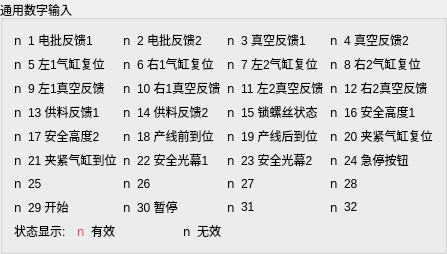
    <widget class="QGroupBox" name="groupBox_5">
     <property name="title">
      <string>通用数字输入</string>
     </property>
     <layout class="QGridLayout" name="gridLayout" columnstretch="0,1,0,1,0,1,0,1">
      <item row="5" column="1">
       <widget class="QLabel" name="label_56">
        <property name="toolTip">
         <string>21</string>
        </property>
        <property name="text">
         <string>21 夹紧气缸到位</string>
        </property>
       </widget>
      </item>
      <item row="3" column="0">
       <widget class="QLabel" name="di12">
        <property name="font">
         <font>
          <family>Webdings</family>
         </font>
        </property>
        <property name="text">
         <string>n</string>
        </property>
       </widget>
      </item>
      <item row="3" column="4">
       <widget class="QLabel" name="di14">
        <property name="font">
         <font>
          <family>Webdings</family>
         </font>
        </property>
        <property name="text">
         <string>n</string>
        </property>
       </widget>
      </item>
      <item row="8" column="0" colspan="4">
       <layout class="QHBoxLayout" name="horizontalLayout_18" stretch="1,0,0,1,0,0">
        <item>
         <widget class="QLabel" name="label_39">
          <property name="text">
           <string>状态显示:</string>
          </property>
         </widget>
        </item>
        <item>
         <widget class="QLabel" name="do8_4">
          <property name="font">
           <font>
            <family>Webdings</family>
           </font>
          </property>
          <property name="styleSheet">
           <string notr="true">color: qlineargradient(x1:0, y1:0, x2:0, y2:1, stop:0 #ea353a, stop:1 #fa464a);</string>
          </property>
          <property name="text">
           <string>n</string>
          </property>
         </widget>
        </item>
        <item>
         <widget class="QLabel" name="label_40">
          <property name="text">
           <string>有效</string>
          </property>
         </widget>
        </item>
        <item>
         <widget class="QLabel" name="label_51">
          <property name="text">
           <string/>
          </property>
         </widget>
        </item>
        <item>
         <widget class="QLabel" name="do8_5">
          <property name="font">
           <font>
            <family>Webdings</family>
           </font>
          </property>
          <property name="styleSheet">
           <string notr="true">color: qlineargradient(x1: 0, y1: 0, x2: 0, y2: 1,
                                      stop: 0 #76f77a, stop: 1 #6adb6e);
</string>
          </property>
          <property name="text">
           <string>n</string>
          </property>
         </widget>
        </item>
        <item>
         <widget class="QLabel" name="label_41">
          <property name="text">
           <string>无效</string>
          </property>
         </widget>
        </item>
       </layout>
      </item>
      <item row="3" column="6">
       <widget class="QLabel" name="di15">
        <property name="font">
         <font>
          <family>Webdings</family>
         </font>
        </property>
        <property name="text">
         <string>n</string>
        </property>
       </widget>
      </item>
      <item row="3" column="3">
       <widget class="QLabel" name="label_45">
        <property name="toolTip">
         <string>14</string>
        </property>
        <property name="text">
         <string>14 供料反馈2</string>
        </property>
       </widget>
      </item>
      <item row="3" column="1">
       <widget class="QLabel" name="label_46">
        <property name="toolTip">
         <string>13</string>
        </property>
        <property name="text">
         <string>13 供料反馈1</string>
        </property>
       </widget>
      </item>
      <item row="3" column="2">
       <widget class="QLabel" name="di13">
        <property name="font">
         <font>
          <family>Webdings</family>
         </font>
        </property>
        <property name="text">
         <string>n</string>
        </property>
       </widget>
      </item>
      <item row="6" column="4">
       <widget class="QLabel" name="di26">
        <property name="font">
         <font>
          <family>Webdings</family>
         </font>
        </property>
        <property name="text">
         <string>n</string>
        </property>
       </widget>
      </item>
      <item row="3" column="7">
       <widget class="QLabel" name="label_43">
        <property name="toolTip">
         <string>16</string>
        </property>
        <property name="text">
         <string>16 安全高度1</string>
        </property>
       </widget>
      </item>
      <item row="6" column="2">
       <widget class="QLabel" name="di25">
        <property name="font">
         <font>
          <family>Webdings</family>
         </font>
        </property>
        <property name="text">
         <string>n</string>
        </property>
       </widget>
      </item>
      <item row="6" column="0">
       <widget class="QLabel" name="di24">
        <property name="font">
         <font>
          <family>Webdings</family>
         </font>
        </property>
        <property name="text">
         <string>n</string>
        </property>
       </widget>
      </item>
      <item row="3" column="5">
       <widget class="QLabel" name="label_44">
        <property name="toolTip">
         <string>15</string>
        </property>
        <property name="text">
         <string>15 锁螺丝状态</string>
        </property>
       </widget>
      </item>
      <item row="5" column="3">
       <widget class="QLabel" name="label_57">
        <property name="toolTip">
         <string>21</string>
        </property>
        <property name="text">
         <string>22 安全光幕1</string>
        </property>
       </widget>
      </item>
      <item row="5" column="5">
       <widget class="QLabel" name="label_58">
        <property name="toolTip">
         <string>21</string>
        </property>
        <property name="text">
         <string>23 安全光幕2</string>
        </property>
       </widget>
      </item>
      <item row="5" column="7">
       <widget class="QLabel" name="label_59">
        <property name="toolTip">
         <string>21</string>
        </property>
        <property name="text">
         <string>24 急停按钮</string>
        </property>
       </widget>
      </item>
      <item row="6" column="6">
       <widget class="QLabel" name="di27">
        <property name="font">
         <font>
          <family>Webdings</family>
         </font>
        </property>
        <property name="text">
         <string>n</string>
        </property>
       </widget>
      </item>
      <item row="6" column="3">
       <widget class="QLabel" name="label_61">
        <property name="toolTip">
         <string>21</string>
        </property>
        <property name="text">
         <string>26</string>
        </property>
       </widget>
      </item>
      <item row="6" column="7">
       <widget class="QLabel" name="label_63">
        <property name="toolTip">
         <string>21</string>
        </property>
        <property name="text">
         <string>28</string>
        </property>
       </widget>
      </item>
      <item row="6" column="1">
       <widget class="QLabel" name="label_60">
        <property name="toolTip">
         <string>21</string>
        </property>
        <property name="text">
         <string>25 </string>
        </property>
       </widget>
      </item>
      <item row="6" column="5">
       <widget class="QLabel" name="label_62">
        <property name="toolTip">
         <string>21</string>
        </property>
        <property name="text">
         <string>27</string>
        </property>
       </widget>
      </item>
      <item row="1" column="6">
       <widget class="QLabel" name="di7">
        <property name="font">
         <font>
          <family>Webdings</family>
         </font>
        </property>
        <property name="text">
         <string>n</string>
        </property>
       </widget>
      </item>
      <item row="1" column="5">
       <widget class="QLabel" name="label_29">
        <property name="toolTip">
         <string>7</string>
        </property>
        <property name="text">
         <string>7 左2气缸复位</string>
        </property>
       </widget>
      </item>
      <item row="1" column="4">
       <widget class="QLabel" name="di6">
        <property name="font">
         <font>
          <family>Webdings</family>
         </font>
        </property>
        <property name="text">
         <string>n</string>
        </property>
       </widget>
      </item>
      <item row="1" column="3">
       <widget class="QLabel" name="label_27">
        <property name="toolTip">
         <string>6</string>
        </property>
        <property name="text">
         <string>6 右1气缸复位</string>
        </property>
       </widget>
      </item>
      <item row="4" column="0">
       <widget class="QLabel" name="di16">
        <property name="font">
         <font>
          <family>Webdings</family>
         </font>
        </property>
        <property name="text">
         <string>n</string>
        </property>
       </widget>
      </item>
      <item row="4" column="3">
       <widget class="QLabel" name="label_53">
        <property name="toolTip">
         <string>18</string>
        </property>
        <property name="text">
         <string>18 产线前到位</string>
        </property>
       </widget>
      </item>
      <item row="4" column="1">
       <widget class="QLabel" name="label_52">
        <property name="toolTip">
         <string>17</string>
        </property>
        <property name="text">
         <string>17 安全高度2</string>
        </property>
       </widget>
      </item>
      <item row="4" column="4">
       <widget class="QLabel" name="di18">
        <property name="font">
         <font>
          <family>Webdings</family>
         </font>
        </property>
        <property name="text">
         <string>n</string>
        </property>
       </widget>
      </item>
      <item row="4" column="2">
       <widget class="QLabel" name="di17">
        <property name="font">
         <font>
          <family>Webdings</family>
         </font>
        </property>
        <property name="text">
         <string>n</string>
        </property>
       </widget>
      </item>
      <item row="5" column="0">
       <widget class="QLabel" name="di20">
        <property name="font">
         <font>
          <family>Webdings</family>
         </font>
        </property>
        <property name="text">
         <string>n</string>
        </property>
       </widget>
      </item>
      <item row="4" column="6">
       <widget class="QLabel" name="di19">
        <property name="font">
         <font>
          <family>Webdings</family>
         </font>
        </property>
        <property name="text">
         <string>n</string>
        </property>
       </widget>
      </item>
      <item row="4" column="5">
       <widget class="QLabel" name="label_54">
        <property name="toolTip">
         <string>19</string>
        </property>
        <property name="text">
         <string>19 产线后到位</string>
        </property>
       </widget>
      </item>
      <item row="4" column="7">
       <widget class="QLabel" name="label_55">
        <property name="toolTip">
         <string>20</string>
        </property>
        <property name="text">
         <string>20 夹紧气缸复位</string>
        </property>
       </widget>
      </item>
      <item row="5" column="2">
       <widget class="QLabel" name="di21">
        <property name="font">
         <font>
          <family>Webdings</family>
         </font>
        </property>
        <property name="text">
         <string>n</string>
        </property>
       </widget>
      </item>
      <item row="2" column="0">
       <widget class="QLabel" name="di8">
        <property name="font">
         <font>
          <family>Webdings</family>
         </font>
        </property>
        <property name="text">
         <string>n</string>
        </property>
       </widget>
      </item>
      <item row="5" column="6">
       <widget class="QLabel" name="di23">
        <property name="font">
         <font>
          <family>Webdings</family>
         </font>
        </property>
        <property name="text">
         <string>n</string>
        </property>
       </widget>
      </item>
      <item row="5" column="4">
       <widget class="QLabel" name="di22">
        <property name="font">
         <font>
          <family>Webdings</family>
         </font>
        </property>
        <property name="text">
         <string>n</string>
        </property>
       </widget>
      </item>
      <item row="1" column="7">
       <widget class="QLabel" name="label_28">
        <property name="toolTip">
         <string>8</string>
        </property>
        <property name="text">
         <string>8 右2气缸复位</string>
        </property>
       </widget>
      </item>
      <item row="2" column="5">
       <widget class="QLabel" name="label_48">
        <property name="toolTip">
         <string>11</string>
        </property>
        <property name="text">
         <string>11 左2真空反馈</string>
        </property>
       </widget>
      </item>
      <item row="2" column="7">
       <widget class="QLabel" name="label_47">
        <property name="toolTip">
         <string>12</string>
        </property>
        <property name="text">
         <string>12 右2真空反馈</string>
        </property>
       </widget>
      </item>
      <item row="2" column="3">
       <widget class="QLabel" name="label_49">
        <property name="toolTip">
         <string>10</string>
        </property>
        <property name="text">
         <string>10 右1真空反馈</string>
        </property>
       </widget>
      </item>
      <item row="2" column="1">
       <widget class="QLabel" name="label_50">
        <property name="toolTip">
         <string>9</string>
        </property>
        <property name="text">
         <string>9 左1真空反馈</string>
        </property>
       </widget>
      </item>
      <item row="2" column="2">
       <widget class="QLabel" name="di9">
        <property name="font">
         <font>
          <family>Webdings</family>
         </font>
        </property>
        <property name="text">
         <string>n</string>
        </property>
       </widget>
      </item>
      <item row="0" column="6">
       <widget class="QLabel" name="di3">
        <property name="font">
         <font>
          <family>Webdings</family>
         </font>
        </property>
        <property name="text">
         <string>n</string>
        </property>
       </widget>
      </item>
      <item row="2" column="4">
       <widget class="QLabel" name="di10">
        <property name="font">
         <font>
          <family>Webdings</family>
         </font>
        </property>
        <property name="text">
         <string>n</string>
        </property>
       </widget>
      </item>
      <item row="0" column="1">
       <widget class="QLabel" name="label_22">
        <property name="toolTip">
         <string>1</string>
        </property>
        <property name="text">
         <string>1 电批反馈1</string>
        </property>
       </widget>
      </item>
      <item row="2" column="6">
       <widget class="QLabel" name="di11">
        <property name="font">
         <font>
          <family>Webdings</family>
         </font>
        </property>
        <property name="text">
         <string>n</string>
        </property>
       </widget>
      </item>
      <item row="0" column="0">
       <widget class="QLabel" name="di0">
        <property name="font">
         <font>
          <family>Webdings</family>
         </font>
        </property>
        <property name="text">
         <string>n</string>
        </property>
       </widget>
      </item>
      <item row="0" column="4">
       <widget class="QLabel" name="di2">
        <property name="font">
         <font>
          <family>Webdings</family>
         </font>
        </property>
        <property name="text">
         <string>n</string>
        </property>
       </widget>
      </item>
      <item row="0" column="2">
       <widget class="QLabel" name="di1">
        <property name="font">
         <font>
          <family>Webdings</family>
         </font>
        </property>
        <property name="text">
         <string>n</string>
        </property>
       </widget>
      </item>
      <item row="0" column="3">
       <widget class="QLabel" name="label_23">
        <property name="toolTip">
         <string>2</string>
        </property>
        <property name="text">
         <string>2 电批反馈2</string>
        </property>
       </widget>
      </item>
      <item row="0" column="5">
       <widget class="QLabel" name="label_24">
        <property name="toolTip">
         <string>3</string>
        </property>
        <property name="text">
         <string>3 真空反馈1</string>
        </property>
       </widget>
      </item>
      <item row="1" column="2">
       <widget class="QLabel" name="di5">
        <property name="font">
         <font>
          <family>Webdings</family>
         </font>
        </property>
        <property name="text">
         <string>n</string>
        </property>
       </widget>
      </item>
      <item row="1" column="1">
       <widget class="QLabel" name="label_26">
        <property name="toolTip">
         <string>5</string>
        </property>
        <property name="text">
         <string>5 左1气缸复位</string>
        </property>
       </widget>
      </item>
      <item row="1" column="0">
       <widget class="QLabel" name="di4">
        <property name="font">
         <font>
          <family>Webdings</family>
         </font>
        </property>
        <property name="text">
         <string>n</string>
        </property>
       </widget>
      </item>
      <item row="0" column="7">
       <widget class="QLabel" name="label_25">
        <property name="toolTip">
         <string>4</string>
        </property>
        <property name="text">
         <string>4 真空反馈2</string>
        </property>
       </widget>
      </item>
      <item row="7" column="0">
       <widget class="QLabel" name="di28">
        <property name="font">
         <font>
          <family>Webdings</family>
         </font>
        </property>
        <property name="text">
         <string>n</string>
        </property>
       </widget>
      </item>
      <item row="7" column="2">
       <widget class="QLabel" name="di29">
        <property name="font">
         <font>
          <family>Webdings</family>
         </font>
        </property>
        <property name="text">
         <string>n</string>
        </property>
       </widget>
      </item>
      <item row="7" column="1">
       <widget class="QLabel" name="label_64">
        <property name="toolTip">
         <string>21</string>
        </property>
        <property name="text">
         <string>29 开始</string>
        </property>
       </widget>
      </item>
      <item row="7" column="3">
       <widget class="QLabel" name="label_65">
        <property name="toolTip">
         <string>21</string>
        </property>
        <property name="text">
         <string>30 暂停</string>
        </property>
       </widget>
      </item>
      <item row="7" column="4">
       <widget class="QLabel" name="di30">
        <property name="font">
         <font>
          <family>Webdings</family>
         </font>
        </property>
        <property name="text">
         <string>n</string>
        </property>
       </widget>
      </item>
      <item row="7" column="6">
       <widget class="QLabel" name="di31">
        <property name="font">
         <font>
          <family>Webdings</family>
         </font>
        </property>
        <property name="text">
         <string>n</string>
        </property>
       </widget>
      </item>
      <item row="7" column="5">
       <widget class="QLabel" name="label_66">
        <property name="toolTip">
         <string>21</string>
        </property>
        <property name="text">
         <string>31</string>
        </property>
       </widget>
      </item>
      <item row="7" column="7">
       <widget class="QLabel" name="label_67">
        <property name="toolTip">
         <string>21</string>
        </property>
        <property name="text">
         <string>32</string>
        </property>
       </widget>
      </item>
     </layout>
    </widget>
